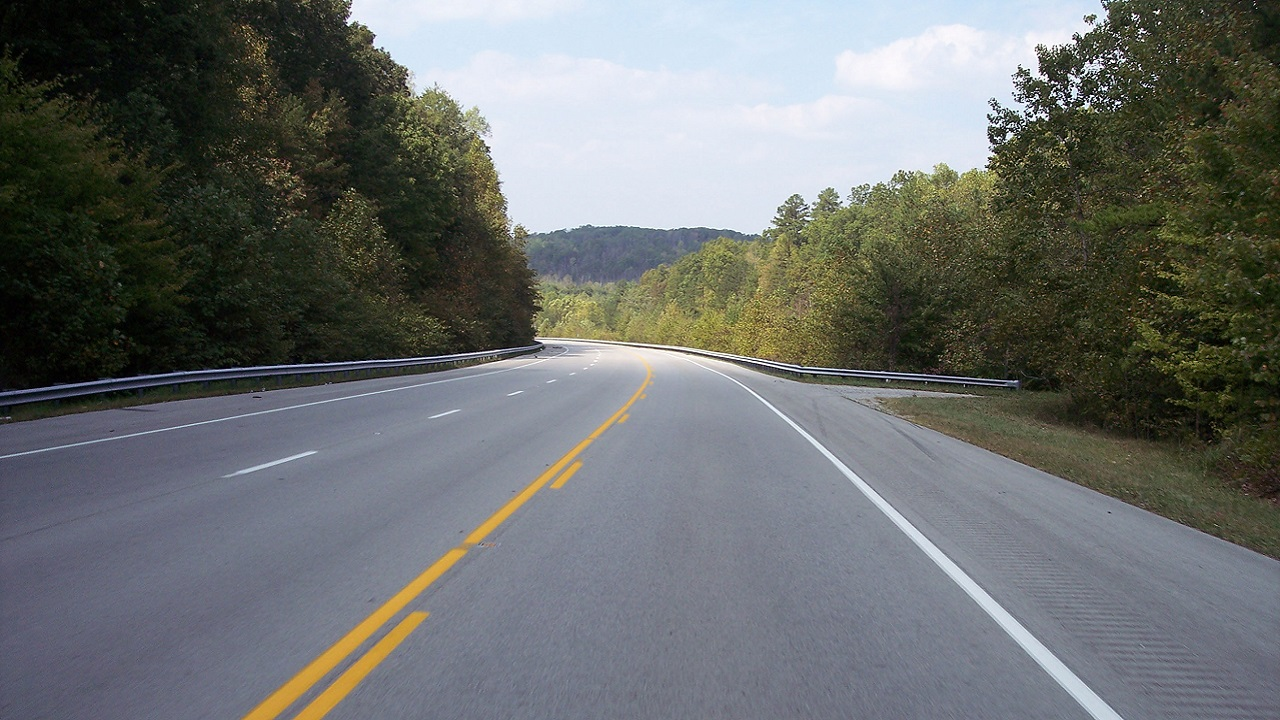
#> input picture cv/src/resources/light_curve_2.jpg, 1280 x 720 px, given in place of curve_test.mp4, which was not available
$ python VideoStreamTester.py   (older library calls are emulated)
#> lines starting #> are read from the running program, lines starting #| are printed output that depends on the picture; after the words box and inside, x2 and y2 are one past the last pixel; in counts of white or black regions, pixels touching at a corner belong together; pictures that were not available may be replaced by others from this repository, and a replacement may not be noted
### cv/src/image_preprocessor.py
import matplotlib.pyplot as plt

from image_warper import *


class ImagePreprocessor(object):
    """
    This aims at recognizing curved lanes;
    """
    DEFAULT_DESTINATION_SIZE = (1280, 720)
    DEFAULT_SOURCE_ROI = np.float32([(0.43, 0.65), (0.58, 0.65), (0.1, 1), (1, 1)])
    DEFAULT_DESTINATION_ROI = np.float32([(0, 0), (1, 0), (0, 1), (1, 1)])

    DEFAULT_GRADIENT_THRESHOLD = (15, 255)
    DEFAULT_SATURATION_THRESHOLD = (100, 255)

    def __init__(self,
                 gradient_threshold=DEFAULT_GRADIENT_THRESHOLD,
                 saturation_threshold=DEFAULT_SATURATION_THRESHOLD):
        self.gradient_threshold = gradient_threshold
        self.saturation_threshold = saturation_threshold

    def process(self, img):
        # May require undistorting the image
        hls_channels: list = ImagePreprocessor.convert_to_hls(img)
        sobel = ImagePreprocessor.sobel_edge_detection(hls_channels[1])
        sobel_x_binary = self.apply_gradient_threshold(sobel)
        saturation_binary = self.apply_saturation_gradient(hls_channels[2])
        combined_binary = self.combine_binaries(sobel_x_binary, saturation_binary)

        return combined_binary
        # [5 lines of commented-out code are left out]

    @classmethod
    def convert_to_hls(cls, img):
        hls_img = cv2.cvtColor(img, cv2.COLOR_RGB2HLS)
        h_channel = hls_img[:, :, 0]
        l_channel = hls_img[:, :, 1]
        s_channel = hls_img[:, :, 2]
        return [h_channel, l_channel, s_channel]

    @classmethod
    def sobel_edge_detection(cls, lightness):
        """
        Getting the edges based on Sobel,
        assumption: Lightness does differ from road to lane/non road
        """
        ddepth_datatype = cv2.CV_64F  # Allows to detect both edges, alternatively use cv2.CV8U
        sobel_x_derivative = cv2.Sobel(lightness, ddepth_datatype, 1, 1)
        absolute_sobel_x = np.absolute(sobel_x_derivative)
        return np.uint8(255 * absolute_sobel_x / np.max(absolute_sobel_x))

    def apply_gradient_threshold(self, data):
        """
        Convert Sobel scaled derivative into binary image
        """
        gradient_binary = np.zeros_like(data)
        gradient_binary[(data >= self.gradient_threshold[0]) & (data <= self.gradient_threshold[1])] = 1
        return gradient_binary

    def apply_saturation_gradient(self, data):
        """
        If the road is dark, it will have low saturation
        TODO: Will we drive on light brown stones? then this assumption sucks
        """
        saturation_binary = np.zeros_like(data)
        saturation_binary[(data >= self.saturation_threshold[0]) & (data <= self.saturation_threshold[1])] = 1
        return saturation_binary

    def combine_binaries(self, binary_one, binary_two):
        """
        Combines two binaries by OR operator
        TODO: in general, this np.zeros_like is stupid, i guess we can do this directly
        """
        combined_binary = np.zeros_like(binary_one)
        combined_binary[(binary_one == 1) | (binary_two == 1)] = 1
        return combined_binary

    # [7 lines left out: function plot_warp_result, not called in this run]

# img = cv2.imread('resources/curve_1.jpg')
# CurvedLaneRecognizer().process(img)

### cv/src/image_warper.py
import numpy as np
import cv2

class ImageWarper(object):
    """
    Warps binary image into bird-view
    """
    DEFAULT_DESTINATION_SIZE = (1280, 720)
    DEFAULT_SOURCE_ROI = np.float32([(0.43, 0.65), (0.58, 0.65), (0.1, 1), (1, 1)])
    DEFAULT_DESTINATION_ROI = np.float32([(0, 0), (1, 0), (0, 1), (1, 1)])

    @classmethod
    def warp(cls, img,
                              destination_size=DEFAULT_DESTINATION_SIZE,
                              source_roi_proportion=DEFAULT_SOURCE_ROI,
                              destination_roi_proportion=DEFAULT_DESTINATION_ROI
                              ):
        """
        Warps an image according to the specified ROIs (if any)
        :param img: Binary image to be processed
        :param destination_size: size of output image
        :param source_roi_proportion
        :param destination_roi_proportion
        :return: warped image
        """
        source_size = np.float32([(img.shape[1], img.shape[0])])
        source_roi = source_roi_proportion * source_size
        destination_roi = destination_roi_proportion * np.float32(destination_size)
        transformation_matrix = cv2.getPerspectiveTransform(source_roi, destination_roi)
        return cv2.warpPerspective(img, transformation_matrix, destination_size)

### cv/src/lane_recognizer.py
from typing import List

import cv2
import numpy as np


class LaneRecognizer(object):
    DEBUG = False

    DEFAULT_METERS_PER_PIXEL_X = 3.7 / 720
    DEFAULT_METERS_PER_PIXEL_Y = 30.5 / 720

    def __init__(self,
                 meters_per_pixel_x=DEFAULT_METERS_PER_PIXEL_X,
                 meters_per_pixel_y=DEFAULT_METERS_PER_PIXEL_Y
                 ):
        self.left = [[], [], []]
        self.right = [[], [], []]

        self.right_fitted_curve: List[float] = [0.0]
        self.left_fitted_curve: List[float] = [0.0]

        self.meters_per_pixel_x = meters_per_pixel_x
        self.meters_per_pixel_y = meters_per_pixel_y

    def sliding_window(self, img, n_windows=9, window_margin=150,
                       minpix=1, draw_windows=True):
        image_height = img.shape[0]
        image_width = img.shape[1]

        left_fit = np.empty(3)
        right_fit = np.empty(3)
        out_img = np.dstack((img, img, img)) * 255

        # Find starting points
        histogram = self.calculate_histogram(img)
        img_middle = int(histogram.shape[0] / 2)
        left_starting_point = np.argmax(histogram[:img_middle])
        right_starting_point = np.argmax(histogram[img_middle:]) + img_middle

        # Set height of windows
        window_height = np.int(image_height / n_windows)

        # Identify x and y positions of nonzero pixels
        nonzero = img.nonzero()
        nonzero_y_pixels = np.array(nonzero[0])
        nonzero_x_pixels = np.array(nonzero[1])

        # TODO: set values directly?
        current_left_x_position = left_starting_point
        current_right_x_position = right_starting_point

        left_lane_pixels = []
        right_lane_pixels = []

        for window in range(n_windows):
            window_y_lower_boundry = image_height - (window + 1) * window_height
            window_y_upper_boundry = image_height - window * window_height
            window_x_left_lower = current_left_x_position - window_margin
            window_x_left_upper = current_left_x_position + window_margin
            window_x_right_lower = current_right_x_position - window_margin
            window_x_right_upper = current_right_x_position + window_margin

            if LaneRecognizer.DEBUG:
                cv2.rectangle(out_img, (window_x_left_lower, window_y_lower_boundry),
                              (window_x_left_upper, window_y_upper_boundry), (100, 225, 225), 3)
                cv2.rectangle(out_img, (window_x_right_lower, window_y_lower_boundry),
                              (window_x_right_upper, window_y_upper_boundry), (100, 225, 225), 3)

            # get nonzero areas within window
            non_zero_pixels_left = ((nonzero_y_pixels >= window_y_lower_boundry) &
                                    (nonzero_y_pixels < window_y_upper_boundry) &
                                    (nonzero_x_pixels >= window_x_left_lower) &
                                    (nonzero_x_pixels < window_x_left_upper)
                                    ).nonzero()[0]
            non_zero_pixels_right = ((nonzero_y_pixels >= window_y_lower_boundry) &
                                     (nonzero_y_pixels < window_y_upper_boundry) &
                                     (nonzero_x_pixels >= window_x_right_lower) &
                                     (nonzero_x_pixels < window_x_right_upper)
                                     ).nonzero()[0]

            left_lane_pixels.append(non_zero_pixels_left)
            right_lane_pixels.append(non_zero_pixels_right)

            # Recenter next window
            # TODO: Mean is probably not the way to go here
            if len(non_zero_pixels_left) > minpix:
                current_left_x_position = np.int(np.mean(nonzero_x_pixels[non_zero_pixels_left]))
            if len(non_zero_pixels_right) > minpix:
                current_right_x_position = np.int(np.mean(nonzero_x_pixels[non_zero_pixels_right]))

        left_lane_pixels = np.concatenate(left_lane_pixels)
        right_lane_pixels = np.concatenate(right_lane_pixels)

        # Extract pixel positions
        left_x_lane_pixels = nonzero_x_pixels[left_lane_pixels]
        left_y_lane_pixels = nonzero_y_pixels[left_lane_pixels]
        right_x_lane_pixels = nonzero_x_pixels[right_lane_pixels]
        right_y_lane_pixels = nonzero_y_pixels[right_lane_pixels]

        # Fit second order polinomial
        left_fit = np.polyfit(left_y_lane_pixels, left_x_lane_pixels, 2)
        right_fit = np.polyfit(right_y_lane_pixels, right_x_lane_pixels, 2)

        # TODO: Maybe do a mean over past 10 polynomials, otherwise remove block
        self.left[0].append(left_fit[0])
        self.left[1].append(left_fit[1])
        self.left[2].append(left_fit[2])

        self.right[0].append(right_fit[0])
        self.right[1].append(right_fit[1])
        self.right[2].append(right_fit[2])

        # Generate x and y values for plotting
        ploty = np.linspace(0, image_height - 1, image_height)
        self.left_fitted_curve = left_fit[0] * ploty ** 2 + left_fit[1] * ploty + left_fit[2]
        self.right_fitted_curve = right_fit[0] * ploty ** 2 + right_fit[1] * ploty + right_fit[2]

        if LaneRecognizer.DEBUG:
            out_img[nonzero_y_pixels[left_lane_pixels], nonzero_x_pixels[left_lane_pixels]] = [255, 0, 100]
            out_img[nonzero_y_pixels[right_lane_pixels], nonzero_x_pixels[right_lane_pixels]] = [0, 0, 255]

        if LaneRecognizer.DEBUG:
            cv2.imshow("out", out_img)
            cv2.waitKey(0)

    def calculate_histogram(self, img):
        lower_half_img = img[img.shape[0] // 2:, :]
        return np.sum(lower_half_img, axis=0)

    def fit_polynom_to_lane(self, starting_poinnt):
        pass

    def fit_curve_worldspace(self, img):
        img_height: int = img.shape[0]
        lowest_y_pixel: float = img_height - 1  # "closest y pixel of curve to current position"
        curve_pixels_y: np.ndarray = np.linspace(0, lowest_y_pixel, img_height)

        # Fit polynomial in wolrld space
        left_fit_curve = np.polyfit(curve_pixels_y * self.meters_per_pixel_y,
                                    self.left_fitted_curve * self.meters_per_pixel_x,
                                    2)
        right_fit_curve = np.polyfit(curve_pixels_y * self.meters_per_pixel_y,
                                     self.right_fitted_curve * self.meters_per_pixel_x,
                                     2)

        # Calculate radii
        left_curve_radius = ((1 + (2 * left_fit_curve[0] * lowest_y_pixel * self.meters_per_pixel_y + left_fit_curve[
            1]) ** 2) ** 1.5) / np.absolute((2 * left_fit_curve[0]))
        right_fit_radius = ((1 + (2 * right_fit_curve[0] * lowest_y_pixel * self.meters_per_pixel_y + right_fit_curve[
            1]) ** 2) ** 1.5) / np.absolute((2 * right_fit_curve[0]))

        #  get center
        car_position = img.shape[1] / 2  # car assumed to be in the middle of image
        l_fit_x_int = left_fit_curve[0] * img.shape[0] ** 2 + left_fit_curve[1] * img.shape[0] + left_fit_curve[2]
        r_fit_x_int = right_fit_curve[0] * img.shape[0] ** 2 + right_fit_curve[1] * img.shape[0] + right_fit_curve[2]
        lane_center = (r_fit_x_int + l_fit_x_int) / 2
        center = (car_position - lane_center) * self.meters_per_pixel_x / 10
        return (left_curve_radius, right_fit_radius, center)

    def draw_lanes(self, img):
        ploty = np.linspace(0, img.shape[0] - 1, img.shape[0])
        color_img = np.zeros_like(img)

        left = np.array([np.transpose(np.vstack([self.left_fitted_curve, ploty]))])
        right = np.array([np.flipud(np.transpose(np.vstack([self.right_fitted_curve, ploty])))])
        points = np.hstack((left, right))

        cv2.fillPoly(color_img, np.int_(points), (0, 200, 255))
        inv_perspective = self.inv_perspective_warp(color_img)
        inv_perspective = cv2.addWeighted(img, 1, inv_perspective, 0.7, 0)
        return inv_perspective

    # TODO: DOES NOT BELONG HERE
    def inv_perspective_warp(self, img,
                             dst_size=(1280, 720),
                             src=np.float32([(0, 0), (1, 0), (0, 1), (1, 1)]),
                             dst=np.float32([(0.43, 0.65), (0.58, 0.65), (0.1, 1), (1, 1)])):
        img_size = np.float32([(img.shape[1], img.shape[0])])
        src = src * img_size
        # For destination points, I'm arbitrarily choosing some points to be
        # a nice fit for displaying our warped result
        # again, not exact, but close enough for our purposes
        dst = dst * np.float32(dst_size)
        # Given src and dst points, calculate the perspective transform matrix
        M = cv2.getPerspectiveTransform(src, dst)
        # Warp the image using OpenCV warpPerspective()
        warped = cv2.warpPerspective(img, M, dst_size)
        return warped

### cv/src/second_order_lane_recognizer.py
import time

import cv2
import matplotlib.pyplot as plt
import numpy as np

from image_preprocessor import ImagePreprocessor
from image_warper import ImageWarper
from lane_recognizer import LaneRecognizer


class SecondOrderLaneRecognizer(object):

    def __init__(self):
        self.image_preprocessor: ImagePreprocessor = ImagePreprocessor()
        self.image_warper: ImageWarper = ImageWarper()
        self.lane_recognizer: LaneRecognizer = LaneRecognizer()
        self.img = None

    def process(self, img):
        start_time = time.time()
        edges_image = self.image_preprocessor.process(img)
        warped_image = self.image_warper.warp(edges_image)
        self.lane_recognizer.sliding_window(warped_image)
        self.img = img
        print("Image processed in ", time.time() - start_time, "s")
        return self

    def get_curve_radius(self):
        return self.lane_recognizer.fit_curve_worldspace(self.img)

    def visualize_lane(self):
        lanes = self.lane_recognizer.draw_lanes(self.img)
        curverad = self.get_curve_radius()
        lane_curve = np.mean([curverad[0], curverad[1]])

        font = cv2.FONT_HERSHEY_SIMPLEX
        fontColor = (0, 0, 0)
        fontSize = 0.5
        cv2.putText(lanes, 'Lane Curvature: {:.0f} m'.format(lane_curve), (570, 620), font, fontSize, fontColor, 2)
        cv2.putText(lanes, 'Vehicle offset: {:.4f} m'.format(curverad[2]), (570, 650), font, fontSize, fontColor, 2)
        return lanes


# Simplistic approach for testing
# [13 lines that do not run on import are left out]

### cv/src/VideoStreamTester.py
import time
from statistics import mean

import cv2

from second_order_lane_recognizer import SecondOrderLaneRecognizer

times_retrieved_img = []
global_start = time.time()
frames = 0
times_preprocessed = []
times_calculated_lanes = []
intermediate = time.time()

lane_recognizer = SecondOrderLaneRecognizer()
cap = cv2.VideoCapture("resources/curve_test.mp4")
while cap.isOpened():
    start = time.time()
    _, frame = cap.read()
#> frame is the input picture: shape (720, 1280, 3); mean B, G, R 108.9, 110, 106.6
    times_retrieved_img.append(int((time.time() - start) * 1000))
    try:
        lane_recognizer.process(frame)
#> in convert_to_hls, `s_channel = hls_img[:, :, 2]`:
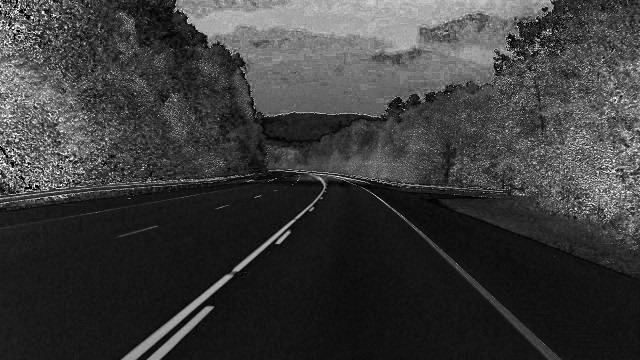
#> s_channel: shape (720, 1280) (shown at 1/2 size); min 0, max 255, mean 59
#> in process, `hls_channels: list = ImagePreprocessor.convert_to_hls(img)`: hls_channels = 3 items
#> in process, `sobel_x_binary = self.apply_gradient_threshold(sobel)`:
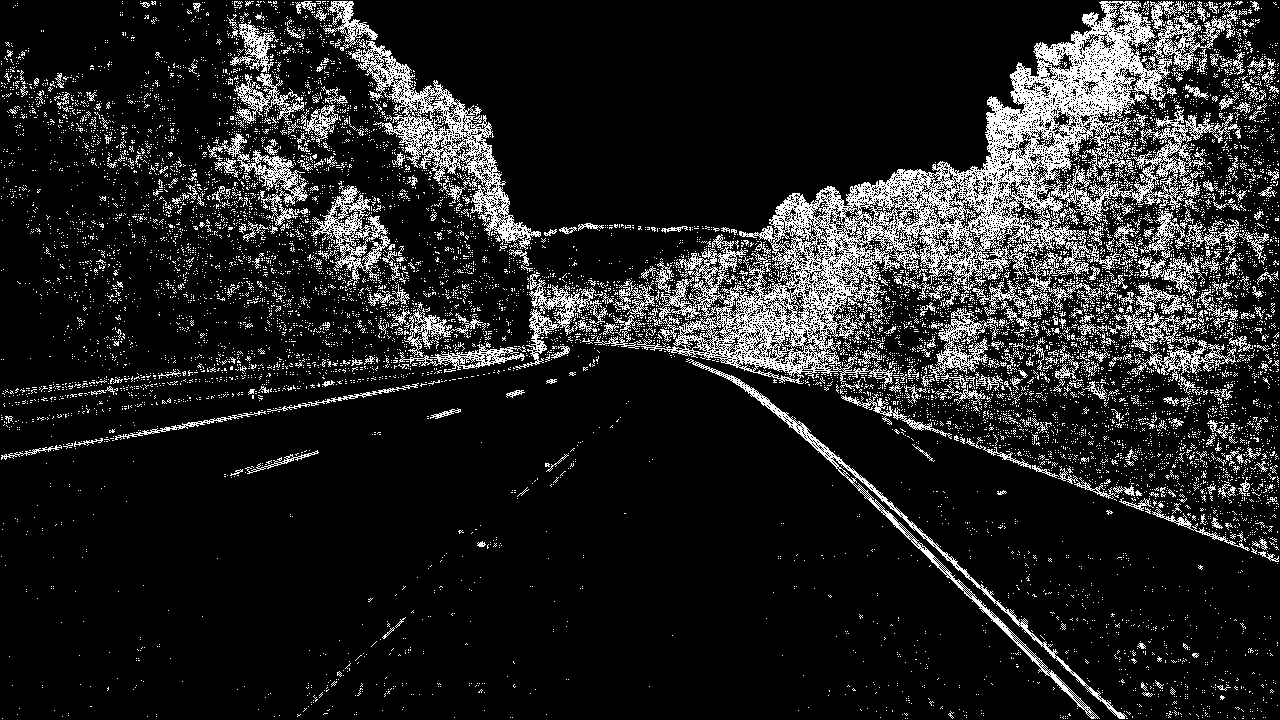
#> sobel_x_binary: shape (720, 1280); values 0 (black) and 1 (white), 13.3% white in thin lines or dots
#> in process, `combined_binary = self.combine_binaries(sobel_x_binary, saturation_bin..`:
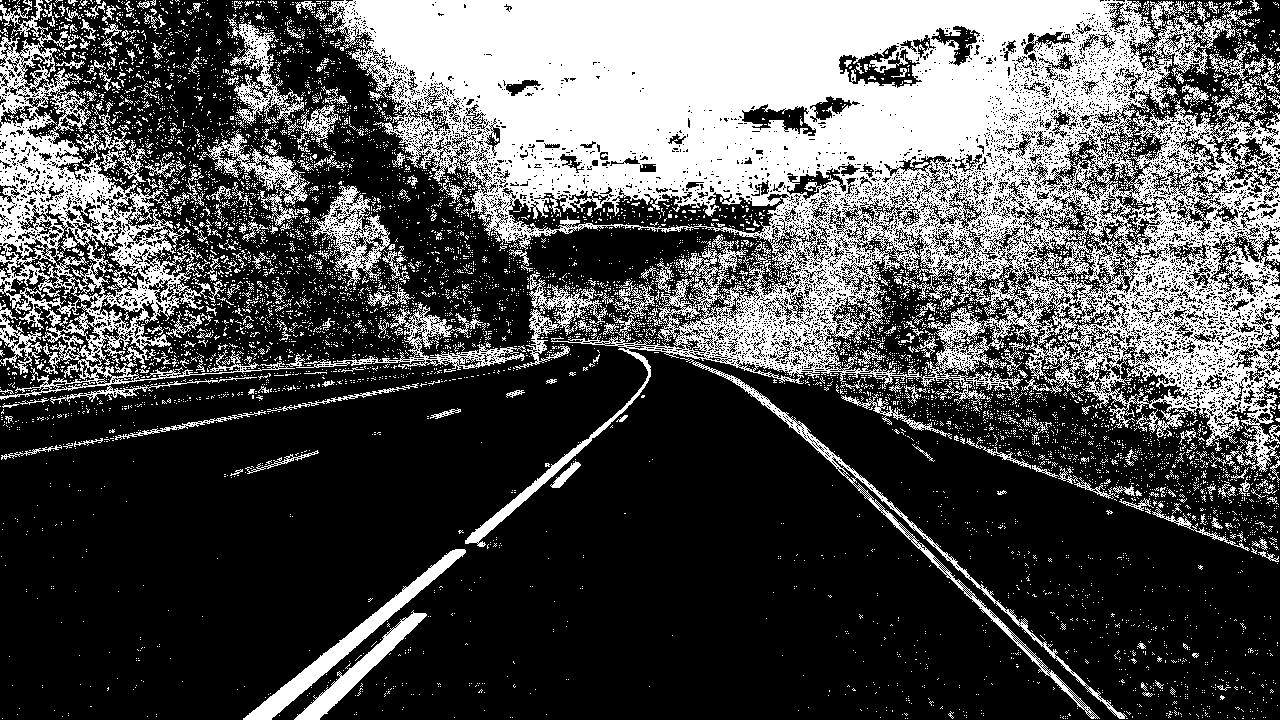
#> combined_binary: shape (720, 1280); values 0 (black) and 1 (white), 31.6% white; 7444 white regions (7134 under 20 px), largest, box (x1, y1, x2, y2) and area: (323, 0, 1280, 547) 204831, (0, 0, 295, 404) 26295, (680, 358, 1127, 719) 4027
#> in warp, `source_roi = source_roi_proportion * source_size`: source_roi = [[550.4, 468], [742.4, 468], [128, 720], [1280, 720]]
#> in warp, `destination_roi = destination_roi_proportion * np.float32(destination_..`: destination_roi = [[0, 0], [1280, 0], [0, 720], [1280, 720]]
#> in warp, `transformation_matrix = cv2.getPerspectiveTransform(source_roi, destin..`: transformation_matrix = [[-0.805, -1.35, 1074], [-5.33e-16, -2.07, 968.3], [-6.72e-19, -0.00239, 1]]
#> in calculate_histogram, `lower_half_img = img[img.shape[0] // 2:, :]`:
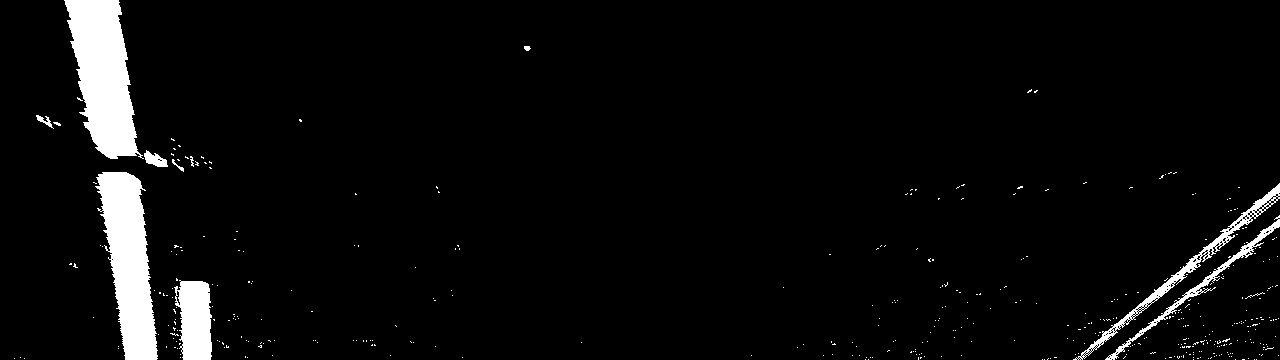
#> lower_half_img: shape (360, 1280); values 0 (black) and 1 (white), 4.6% white; 431 white regions (420 under 20 px), largest, box (x1, y1, x2, y2) and area: (64, 0, 144, 159) 7627, (95, 172, 158, 360) 6957, (174, 280, 212, 360) 2393
#> in sliding_window, `histogram = self.calculate_histogram(img)`: histogram = 1280 values, max 295 at index 118, min 0 at index 0, mean 16.74
#> (the rest of the program and of its run is left out)
